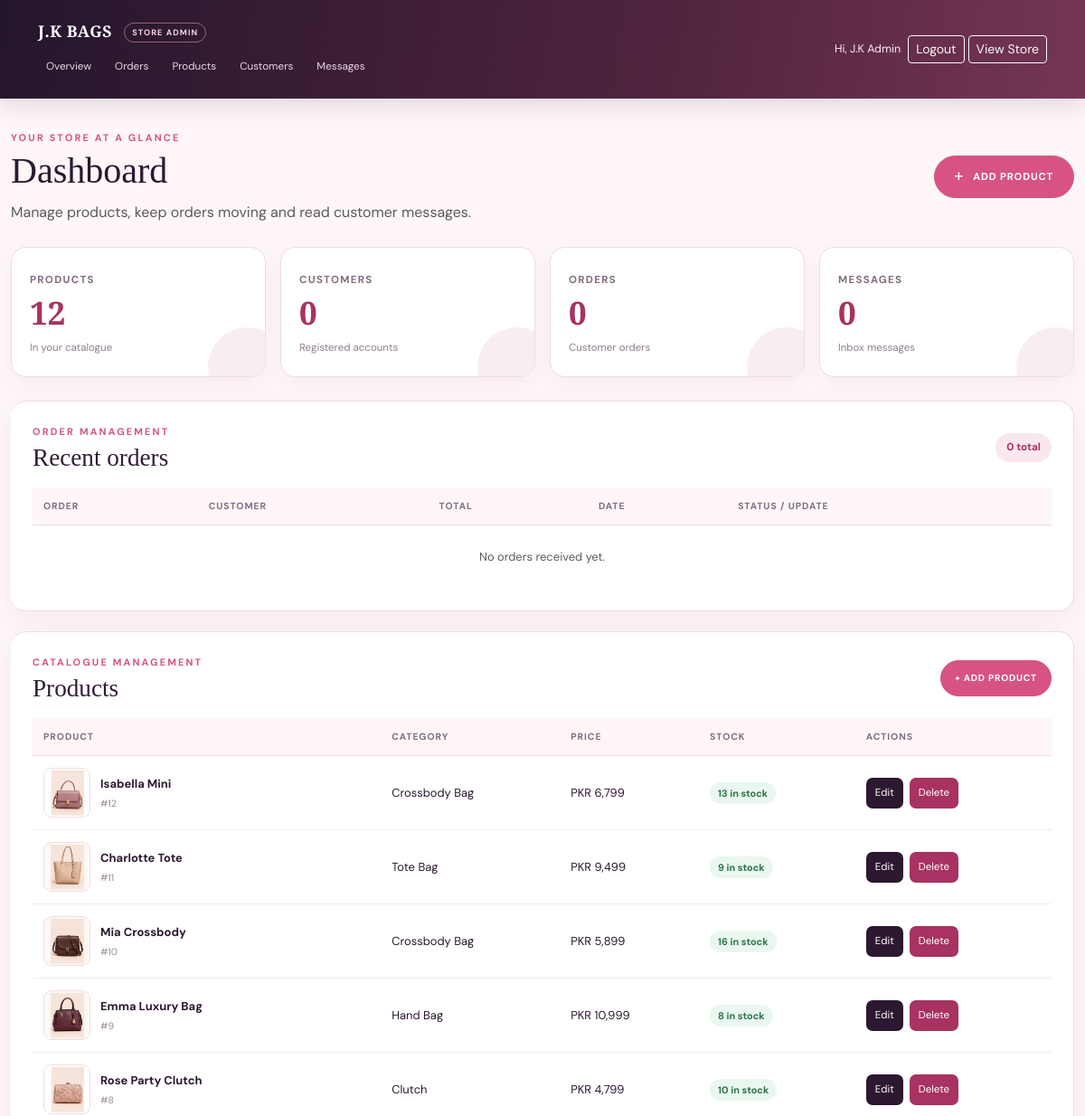
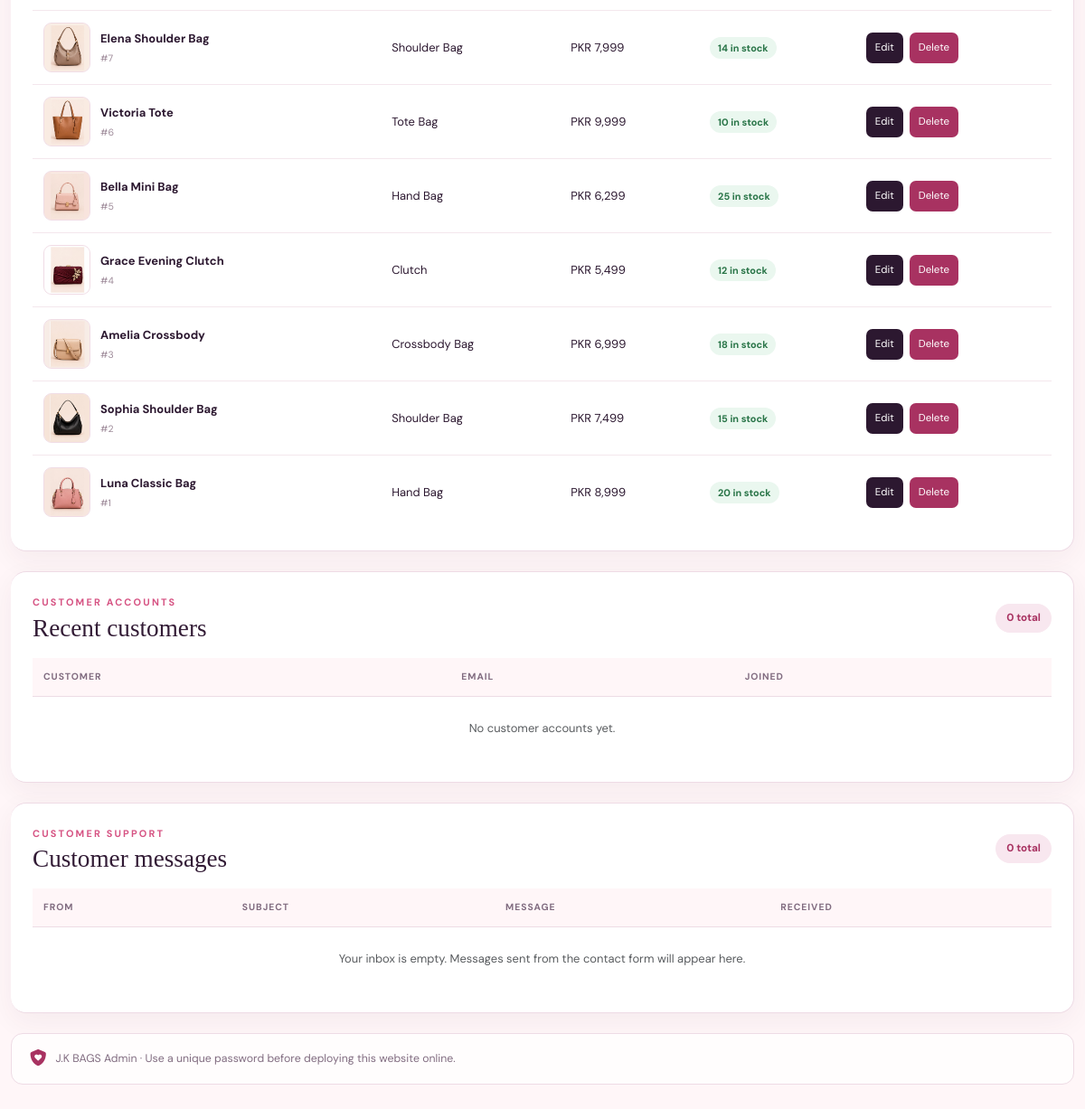
The page /admin/index.php (signed in) on the database its author committed (2 pictures, top to bottom).
### tables this page shows
CREATE TABLE IF NOT EXISTS products(id INT AUTO_INCREMENT PRIMARY KEY,name VARCHAR(150) NOT NULL,category VARCHAR(80) NOT NULL,price DECIMAL(10,2) NOT NULL,stock INT DEFAULT 0,image TEXT NOT NULL,description TEXT,badge VARCHAR(40),featured TINYINT DEFAULT 0,created_at TIMESTAMP DEFAULT CURRENT_TIMESTAMP);

### includes/db.php (called while the page is built, shortened)
<?php
function e($value): string {
    return htmlspecialchars((string)$value, ENT_QUOTES | ENT_SUBSTITUTE, 'UTF-8');
}
function money($value): string {
    return 'PKR ' . number_format((float)$value);
}

### admin/index.php (the view, shortened to what this page needs)
<?php
require_once __DIR__ . '/../includes/db.php';
$counts = [];
foreach (['products'=>'Products','users'=>'Customers','orders'=>'Orders','messages'=>'Messages'] as $table => $label) {
    $res = $conn->query("SELECT COUNT(*) AS total FROM `$table`");
    $counts[$table] = $res ? (int)$res->fetch_assoc()['total'] : 0;
}
$products = $conn->query('SELECT * FROM products ORDER BY id DESC');
$orders = $conn->query('SELECT o.*,u.email FROM orders o LEFT JOIN users u ON u.id=o.user_id ORDER BY o.id DESC LIMIT 50');
$messages = $conn->query('SELECT * FROM messages ORDER BY id DESC LIMIT 50');
$customers = $conn->query('SELECT id,name,email,created_at FROM users ORDER BY id DESC LIMIT 50');
?>
<!doctype html><html lang="en"><head><meta charset="utf-8"><meta name="viewport" content="width=device-width,initial-scale=1"><title><?=e($pageTitle)?></title><link href="https://cdn.jsdelivr.net/npm/bootstrap@5.3.3/dist/css/bootstrap.min.css" rel="stylesheet"><link href="https://cdnjs.cloudflare.com/ajax/libs/font-awesome/6.5.2/css/all.min.css" rel="stylesheet"><link href="../assets/css/style.css" rel="stylesheet"></head>
<body class="admin-page"><div class="admin-nav"><div class="container"><div><strong>J.K BAGS <span class="admin-nav-label">STORE ADMIN</span></strong><nav class="admin-nav-links"><a href="#overview">Overview</a><a href="#orders">Orders</a><a href="#products">Products</a><a href="#customers">Customers</a><a href="#messages">Messages</a></nav></div><div class="admin-user">Hi, <?=e($_SESSION['admin_name'] ?? 'Admin')?> <a class="btn btn-sm btn-outline-light ms-2" href="logout.php">Logout</a> <a class="btn btn-sm btn-outline-light ms-1" href="../index.php">View Store</a></div></div></div>
<div class="container admin-content">
<section id="overview" class="admin-intro"><div><p class="eyebrow mb-1">YOUR STORE AT A GLANCE</p><h1 class="h2">Dashboard</h1><p class="text-muted mb-0">Manage products, keep orders moving and read customer messages.</p></div><a class="btn-gold" href="product-form.php"><i class="fa-solid fa-plus"></i> ADD PRODUCT</a></section>
<div class="admin-cards"><?php foreach (['products'=>'Products','users'=>'Customers','orders'=>'Orders','messages'=>'Messages'] as $key=>$label): ?><div class="admin-stat"><span><?=e($label)?></span><strong><?=$counts[$key]?></strong><small><?=e(match($key){'products'=>'In your catalogue','users'=>'Registered accounts','orders'=>'Customer orders',default=>'Inbox messages'})?></small></div><?php endforeach; ?></div>
<section id="orders" class="admin-panel"><div class="admin-panel-heading"><div><p class="eyebrow mb-1">ORDER MANAGEMENT</p><h2>Recent orders</h2></div><span class="admin-count"><?=$counts['orders']?> total</span></div><div class="table-responsive"><table class="w-100"><thead><tr><th>Order</th><th>Customer</th><th>Total</th><th>Date</th><th>Status / update</th></tr></thead><tbody>
<?php if (!$orders || !$orders->num_rows): ?><tr><td colspan="5" class="text-center text-muted py-4">No orders received yet.</td></tr><?php endif; ?></tbody></table></div></section>
<section id="products" class="admin-panel"><div class="admin-panel-heading"><div><p class="eyebrow mb-1">CATALOGUE MANAGEMENT</p><h2>Products</h2></div><a class="btn-gold btn-small" href="product-form.php">+ ADD PRODUCT</a></div><div class="table-responsive"><table class="w-100"><thead><tr><th>Product</th><th>Category</th><th>Price</th><th>Stock</th><th>Actions</th></tr></thead><tbody>
<?php if (!$products || !$products->num_rows): ?><tr><td colspan="5" class="text-center text-muted py-4">No products yet. Add your first product above.</td></tr><?php else: while ($product=$products->fetch_assoc()): $productImage=(string)$product['image']; $productImageSrc=preg_match('#^https?://#i',$productImage)?$productImage:'../'.ltrim($productImage,'/'); ?><tr><td><div class="admin-product"><img src="<?=e($productImageSrc)?>" alt="<?=e($product['name'])?>" onerror="this.onerror=null;this.src='../assets/images/products/bag-default.svg';"><div><strong><?=e($product['name'])?></strong><small>#<?=$product['id']?></small></div></div></td><td><?=e($product['category'])?></td><td><?=money($product['price'])?></td><td><span class="stock-pill <?=$product['stock']<5?'low':''?>"><?=$product['stock']?> in stock</span></td><td><div class="admin-actions"><a class="btn-mini" href="product-form.php?id=<?=$product['id']?>">Edit</a><form method="post" onsubmit="return confirm('Delete this product?')"><?=csrf_field()?><input type="hidden" name="action" value="delete_product"><input type="hidden" name="product_id" value="<?=$product['id']?>"><button class="btn-mini btn-danger" type="submit">Delete</button></form></div></td></tr><?php endwhile; endif; ?></tbody></table></div></section>
<section id="customers" class="admin-panel"><div class="admin-panel-heading"><div><p class="eyebrow mb-1">CUSTOMER ACCOUNTS</p><h2>Recent customers</h2></div><span class="admin-count"><?=$counts['users']?> total</span></div><div class="table-responsive"><table class="w-100"><thead><tr><th>Customer</th><th>Email</th><th>Joined</th></tr></thead><tbody><?php if (!$customers || !$customers->num_rows): ?><tr><td colspan="3" class="text-center text-muted py-4">No customer accounts yet.</td></tr><?php else: while ($customer=$customers->fetch_assoc()): ?><tr><td><strong><?=e($customer['name'])?></strong><div class="small text-muted">#<?=$customer['id']?></div></td><td><?=e($customer['email'])?></td><td><?=e(date('d M Y', strtotime($customer['created_at'] ?? 'now')))?></td></tr><?php endwhile; endif; ?></tbody></table></div></section>
<section id="messages" class="admin-panel"><div class="admin-panel-heading"><div><p class="eyebrow mb-1">CUSTOMER SUPPORT</p><h2>Customer messages</h2></div><span class="admin-count"><?=$counts['messages']?> total</span></div><div class="table-responsive"><table class="w-100"><thead><tr><th>From</th><th>Subject</th><th>Message</th><th>Received</th></tr></thead><tbody>
<?php if (!$messages || !$messages->num_rows): ?><tr><td colspan="4" class="text-center text-muted py-4">Your inbox is empty. Messages sent from the contact form will appear here.</td></tr><?php endif; ?></tbody></table></div></section>
<div class="admin-footnote"><i class="fa-solid fa-shield-heart"></i> J.K BAGS Admin · Use a unique password before deploying this website online.</div>
</div><script src="https://cdn.jsdelivr.net/npm/bootstrap@5.3.3/dist/js/bootstrap.bundle.min.js"></script></body></html>

### rows shown on the page
products: image (picture), name "Isabella Mini", id "12", category "Crossbody Bag", price "PKR 6,799", stock "13", featured "0"
products: image (picture), name "Charlotte Tote", id "11", category "Tote Bag", price "PKR 9,499", stock "9"
products: image (picture), name "Mia Crossbody", id "10", category "Crossbody Bag", price "PKR 5,899", stock "16"
products: image (picture), name "Emma Luxury Bag", id "9", category "Hand Bag", price "PKR 10,999", stock "8"
products: image (picture), name "Rose Party Clutch", id "8", category "Clutch", price "PKR 4,799", stock "10"
products: image (picture), name "Elena Shoulder Bag", id "7", category "Shoulder Bag", price "PKR 7,999", stock "14"
products: image (picture), name "Victoria Tote", id "6", category "Tote Bag", price "PKR 9,999", stock "10"
products: image (picture), name "Bella Mini Bag", id "5", category "Hand Bag", price "PKR 6,299", stock "25"
products: image (picture), name "Grace Evening Clutch", id "4", category "Clutch", price "PKR 5,499", stock "12"
products: image (picture), name "Amelia Crossbody", id "3", category "Crossbody Bag", price "PKR 6,999", stock "18"
products: image (picture), name "Sophia Shoulder Bag", id "2", category "Shoulder Bag", price "PKR 7,499", stock "15"
products: image (picture), name "Luna Classic Bag", id "1", category "Hand Bag", price "PKR 8,999", stock "20"

### other values the page prints
$_SESSION['admin_name'] "J.K Admin"
$label "PRODUCTS"
$counts[$key] "12"
$label "CUSTOMERS"
$counts[$key] "0"
$label "ORDERS"
$label "MESSAGES"
$counts['orders'] "0"
